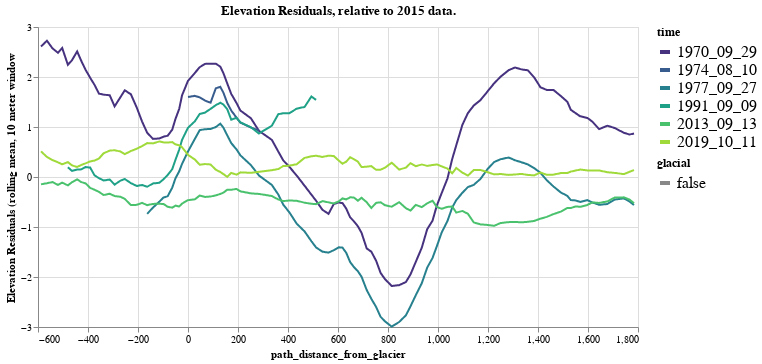

This figure's notebook cell:
### Markdown cell above
Plot elevation residuals, exclude glacier signals, rolling mean (small)

### Code cell
src = diff_df[['elevation', 'time', 'path_distance_from_glacier', 'glacial', 'elevation_residual']].reset_index().dropna()
src['time'] = src['time'].apply(lambda x: x.strftime(strip_time_format))
alt.Chart(
    src
).transform_filter(
    (datum.glacial == False)
).transform_window(
    rolling_mean='mean(elevation_residual)',
    groupby=['time'],
    frame=[-5,5]
).mark_line().encode(
    alt.X("path_distance_from_glacier:Q"),
    alt.Y("rolling_mean:Q", scale=alt.Scale(zero=False), title='Elevation Residuals (rolling mean, 10 meter window', impute=alt.ImputeParams(value=None)),
    alt.Color("time:O", scale=alt.Scale(scheme='viridis')),
    alt.StrokeDash('glacial:N')
).properties(
    width = 600,
    # height = 600,
    title="Elevation Residuals, relative to 2015 data."
).configure_legend(
    titleColor='black', 
    titleFontSize=12, 
    labelFontSize=16, 
    symbolStrokeWidth=4
)

### Figure 1 — Vega-Lite specification as saved in the notebook (floating-point values rounded to 4 significant figures; data arrays with more than 128 entries replaced by an {"elided": "..."} marker saying what was removed)
{"config": {"view": {"continuousWidth": 400, "continuousHeight": 300}, "legend": {"labelFontSize": 16, "symbolStrokeWidth": 4, "titleColor": "black", "titleFontSize": 12}}, "data": {"name": "data-62a80d2f4672657724b185a807834f83"}, "mark": "line", "encoding": {"color": {"field": "time", "scale": {"scheme": "viridis"}, "type": "ordinal"}, "strokeDash": {"field": "glacial", "type": "nominal"}, "x": {"field": "path_distance_from_glacier", "type": "quantitative"}, "y": {"field": "rolling_mean", "impute": {"value": null}, "scale": {"zero": false}, "title": "Elevation Residuals (rolling mean, 10 meter window", "type": "quantitative"}}, "title": "Elevation Residuals, relative to 2015 data.", "transform": [{"filter": "(datum.glacial === false)"}, {"window": [{"op": "mean", "field": "elevation_residual", "as": "rolling_mean"}], "frame": [-5, 5], "groupby": ["time"]}], "width": 600, "$schema": "https://vega.github.io/schema/vega-lite/v4.17.0.json", "datasets": {"data-62a80d2f4672657724b185a807834f83": {"elided": "528 records"}}}
